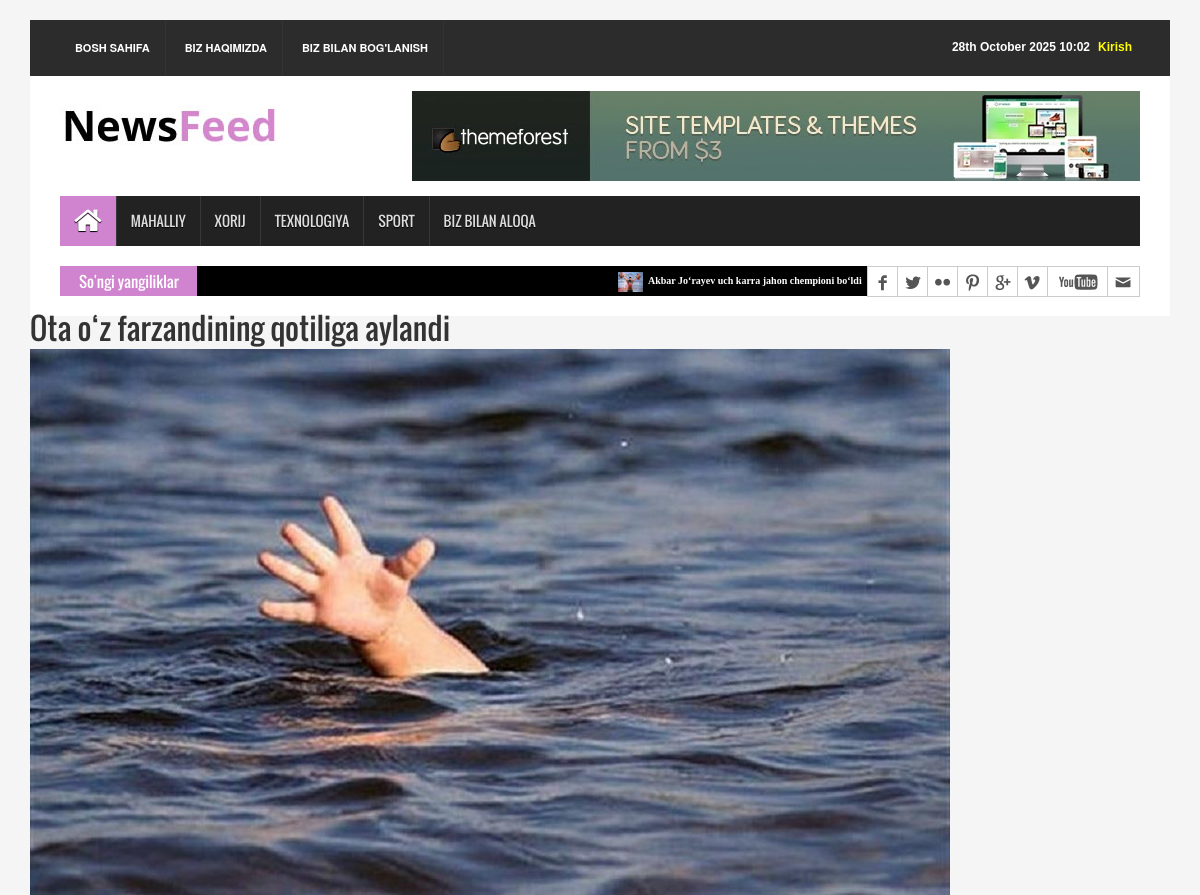
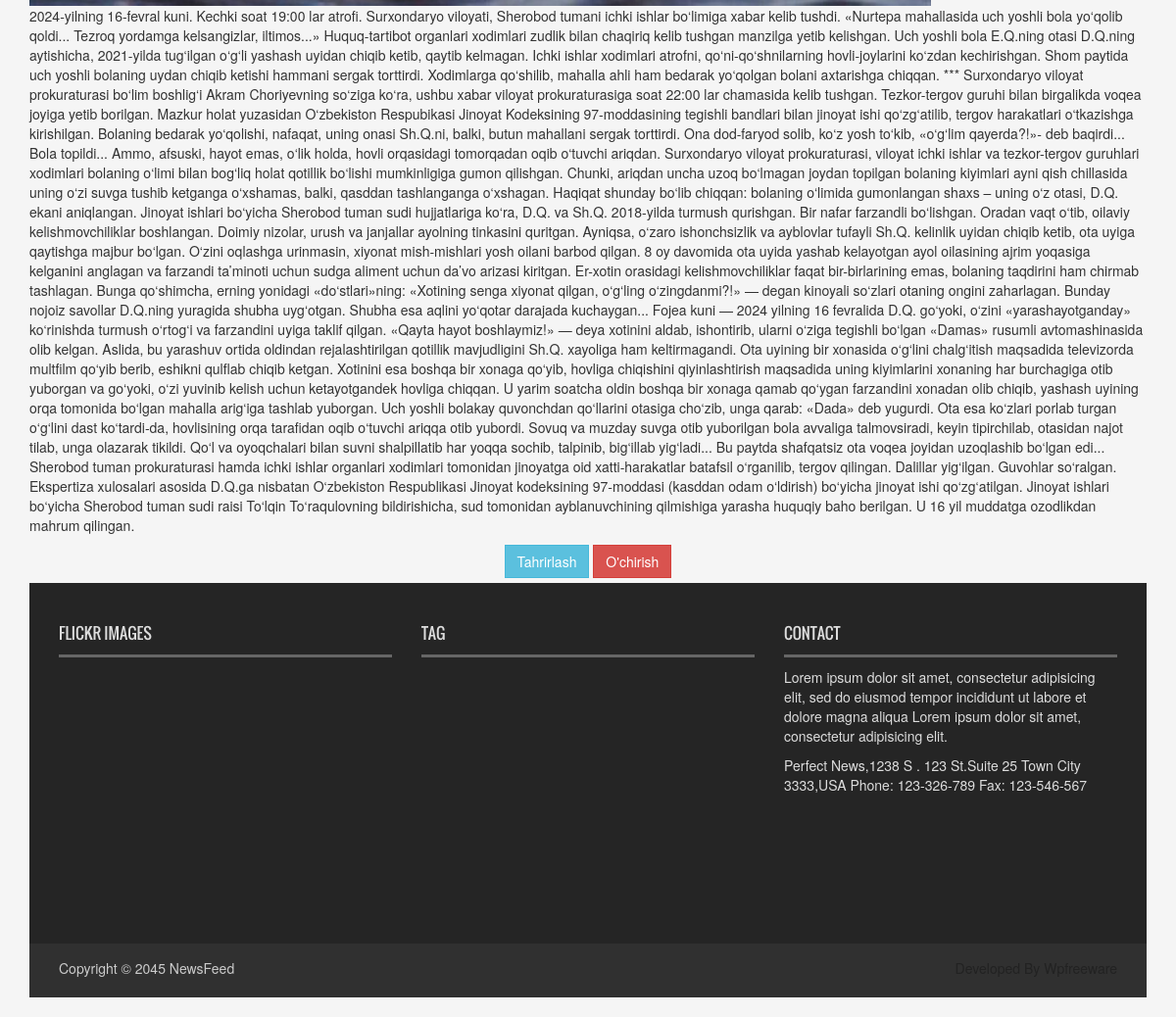
Screenshot of /ota-oz-farzandining-qotiliga-aylandi/ with the database file from the repository (2 pictures, top to bottom).
### news_app/models.py (models this page shows, shortened)
class News(models.Model):
    class Status(models.TextChoices):
        Draft = "DF", "Draft"
        Published = "PB", "Published"
    title = models.CharField(max_length=250)
    slug = models.SlugField(max_length=250)
    body = models.TextField()
    image = models.ImageField(upload_to='news/images')
    category = models.ForeignKey(Category, on_delete=models.CASCADE)
    publish_time = models.DateTimeField(default=timezone.now)
    create_time = models.DateTimeField(auto_now_add=True)
    updated_time = models.DateTimeField(auto_now=True)
    status = models.CharField(max_length=2, choices=Status.choices, default=Status.Draft)
    objects = models.Manager()  #default manager
    published = PublishedManager()
    class Meta:
        ordering = ["-publish_time"]

### news_app/views.py (the view)
# urls.py: path('<slug:news>/', news_detail, name='news_detail_page'),
def news_detail(request, news):
    news = get_object_or_404(News, slug=news, status=News.Status.Published)
    context = {
        "news": news
    }
    return render(request, 'news/news_detail.html', context)

### news_app/context_processor.py (called while the page is built)
def latest_news(request):
    latest_news = News.published.all().order_by('-publish_time')[:10]
    categories = Category.objects.all()
    context = {
        'latest_news': latest_news
    }
    return context

### news_app/models.py (called while the page is built)
    def get_queryset(self):
        return super().get_queryset().filter(status=News.Status.Published)

### templates/news/news_detail.html (shortened to what this page needs)
{% extends "news/base.html" %}
{% load static %}
{% block content %}
  <h2>{{ news.title }}</h2>
  <img src="{{ news.image.url }}" alt="{{ news.title }}">
  <p>{{ news.body }}</p>
  <div class="card-footer text-center">
    <a href="{% url 'news_update' news.slug %}" class="btn btn-info">Tahrirlash</a>
    <a href="{% url 'news_delete' news.slug %}" class="btn btn-danger">O'chirish</a>
  </div>
{% endblock content %}

### templates/news/base.html (shortened to what this page needs)
{% load static %}
<!DOCTYPE html>
<html lang="en">
<head>
    <link
      rel="stylesheet"
      type="text/css"
      href="{% static 'css/bootstrap.min.css' %}"
    />
    <link
      rel="stylesheet"
      type="text/css"
      href="{% static 'css/font-awesome.min.css' %}"
    />
    <link
      rel="stylesheet"
      type="text/css"
      href="{% static 'css/animate.css' %}"
    />
    <link rel="stylesheet" type="text/css" href="{% static 'css/font.css' %}" />
    <link
      rel="stylesheet"
      type="text/css"
      href="{% static 'css/li-scroller.css' %}"
    />
    <link
      rel="stylesheet"
      type="text/css"
      href="{% static 'css/slick.css' %}"
    />
    <link
      rel="stylesheet"
      type="text/css"
      href="{% static 'css/jquery.fancybox.css' %}"
    />
    <link
      rel="stylesheet"
      type="text/css"
      href="{% static 'css/theme.css' %}"
    />
    <link
      rel="stylesheet"
      type="text/css"
      href="{% static 'css/style.css' %}"
    />
</head>
<body>
    <div class="container">
      <header id="header">
        <div class="row">
          <div class="col-lg-12 col-md-12 col-sm-12">
            <div class="header_top">
              <div class="header_top_left">
                <ul class="top_nav">
                  <li><a href="{% url 'home_page' %}">Bosh sahifa</a></li>
                  <li><a href="#">Biz haqimizda</a></li>
                  <li><a href="{% url 'contact_page' %}">Biz bilan bog'lanish</a></li>
                </ul>
              </div>
              <div class="header_top_right">
                {% if request.user.is_authenticated %}
                <p><a href="{% url 'user_profile' %}">My profile</a></p>
                {% else %}
                  <p class="login"><a href="{% url 'login' %}" style=" color: yellow">Kirish</a></p>
                {% endif %}
                <p>{% now "jS F Y H:i" %}</p>
              </div>
            </div>
          </div>
          <div class="col-lg-12 col-md-12 col-sm-12">
            <div class="header_bottom">
              <div class="logo_area">
                <a href="index.html" class="logo"
                  ><img src="{% static 'images/logo.jpg' %}" alt=""
                /></a>
              </div>
              <div class="add_banner">
                <a href="#"
                  ><img
                    src="{% static 'images/addbanner_728x90_V1.jpg' %}"
                    alt=""
                /></a>
              </div>
            </div>
          </div>
        </div>
      </header>
      <section id="navArea">
        <nav class="navbar navbar-inverse" role="navigation">
          <div id="navbar" class="navbar-collapse collapse">
            <ul class="nav navbar-nav main_nav">
              <li class="active">
                <a href="{% url 'home_page' %}"
                  ><span class="fa fa-home desktop-home"></span
                  ><span class="mobile-show">Mahalliy</span></a
                >
              </li>
              <li><a href="{% url 'local_news_page' %}">Mahalliy</a></li>
              <li><a href="{% url 'foreign_news_page' %}">Xorij</a></li>
              <li class="dropdown"><a href="{% url 'technology_news_page' %}">Texnologiya</a></li>
              <li><a href="{% url 'sport_news_page' %}">Sport</a></li>
              <li><a href="{% url 'contact_page' %}">Biz bilan aloqa</a></li>
            </ul>
          </div>
        </nav>
      </section>
      <section id="newsSection">
        <div class="row">
          <div class="col-lg-12 col-md-12">
            <div class="latest_newsarea">
              <span>So'ngi yangiliklar</span>
              <ul id="ticker01" class="news_sticker">
                {% for news in latest_news %}
                <li>
                  <a href="#"
                    ><img
                      src="{{ news.image.url }}"
                      alt=""
                    />{{ news.title }}</a
                  >
                </li>
                {% endfor %}
              </ul>
              <div class="social_area">
                <ul class="social_nav">
                  <li class="facebook"><a href="#"></a></li>
                  <li class="twitter"><a href="#"></a></li>
                  <li class="flickr"><a href="#"></a></li>
                  <li class="pinterest"><a href="#"></a></li>
                  <li class="googleplus"><a href="#"></a></li>
                  <li class="vimeo"><a href="#"></a></li>
                  <li class="youtube"><a href="#"></a></li>
                  <li class="mail"><a href="#"></a></li>
                </ul>
              </div>
            </div>
          </div>
        </div>
      </section>
      {% block content %}
      {% endblock content %}
    <footer id="footer">
        <div class="footer_top">
          <div class="row">
            <div class="col-lg-4 col-md-4 col-sm-4">
              <div class="footer_widget wow fadeInLeftBig">
                <h2>Flickr Images</h2>
              </div>
            </div>
            <div class="col-lg-4 col-md-4 col-sm-4">
              <div class="footer_widget wow fadeInDown">
                <h2>Tag</h2>
              </div>
            </div>
            <div class="col-lg-4 col-md-4 col-sm-4">
              <div class="footer_widget wow fadeInRightBig">
                <h2>Contact</h2>
                <p>
                  Lorem ipsum dolor sit amet, consectetur adipisicing elit, sed
                  do eiusmod tempor incididunt ut labore et dolore magna aliqua
                  Lorem ipsum dolor sit amet, consectetur adipisicing elit.
                </p>
                <address>
                  Perfect News,1238 S . 123 St.Suite 25 Town City 3333,USA
                  Phone: 123-326-789 Fax: 123-546-567
                </address>
              </div>
            </div>
          </div>
        </div>
        <div class="footer_bottom">
          <p class="copyright">
            Copyright &copy; 2045 <a href="index.html">NewsFeed</a>
          </p>
          <p class="developer">Developed By Wpfreeware</p>
        </div>
    </footer>
</body>
</html>

### static/css/li-scroller.css (style rules this page uses)
ul.newsticker { position:relative; left:750px; font:bold 10px Verdana; list-style-type:none; margin:0; padding:0 }
ul.newsticker li { float:left; margin:0; padding:0 }
ul.newsticker a { white-space:nowrap; padding:0; color:#fff; margin:0 50px 0 0 }
ul.newsticker a > img { height:20px; margin-right:5px; width:25px }

### static/css/theme.css (style rules this page uses)
.navbar-inverse .navbar-nav > .active > a, .navbar-inverse .navbar-nav > .active > a:hover, .navbar-inverse .navbar-nav > .active > a:focus { background-color:#d083cf }
.latest_newsarea span { background:none repeat scroll 0 0 #d083cf }

### rows the page displays
News: image (picture), title "Akbar Jo‘rayev uch karra jahon chempioni bo‘ldi"
News: title "Ota o‘z farzandining qotiliga aylandi", image (picture), body "2024-yilning 16-fevral kuni. Kechki soat 19:00 lar atrofi. Surxondaryo viloyati, Sherobod tumani ichki ishlar bo‘limiga xabar kelib tushdi. «Nurtepa mahallasida uch yoshli bola yo‘qolib qoldi... Tezroq yordamga kelsangizlar, iltimos...» Huquq-tartibot organlari xodimlari zudlik bilan chaqiriq kelib tushgan manzilga yetib kelishgan. Uch yoshli bola E.Q.ning otasi D.Q.ning aytishicha, 2021-yilda tug‘ilgan o‘g‘li yashash uyidan chiqib ketib, qaytib kelmagan. Ichki ishlar xodimlari atrofni, qo‘ni-qo‘shnilarning hovli-joylarini ko‘zdan kechirishgan. Shom paytida uch yoshli bolaning uydan chiqib ketishi hammani sergak torttirdi. Xodimlarga qo‘shilib, mahalla ahli ham bedarak yo‘qolgan bolani…"
